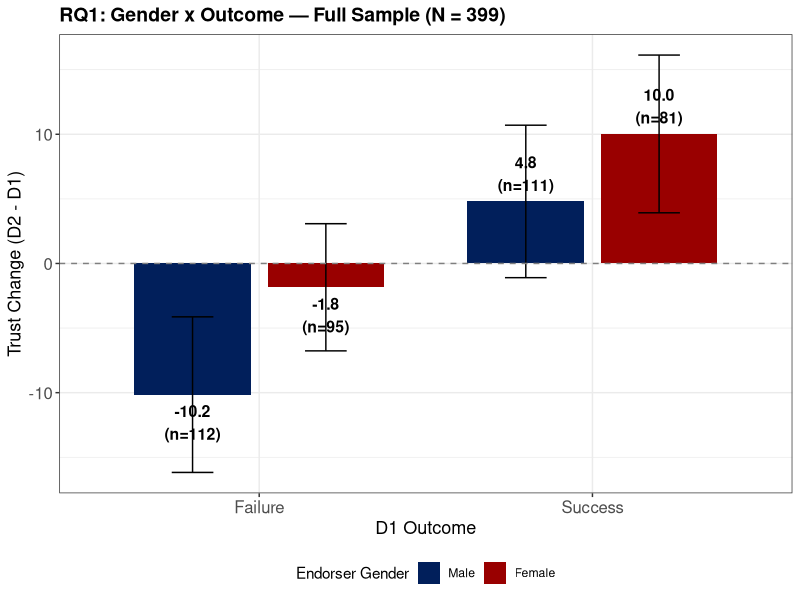
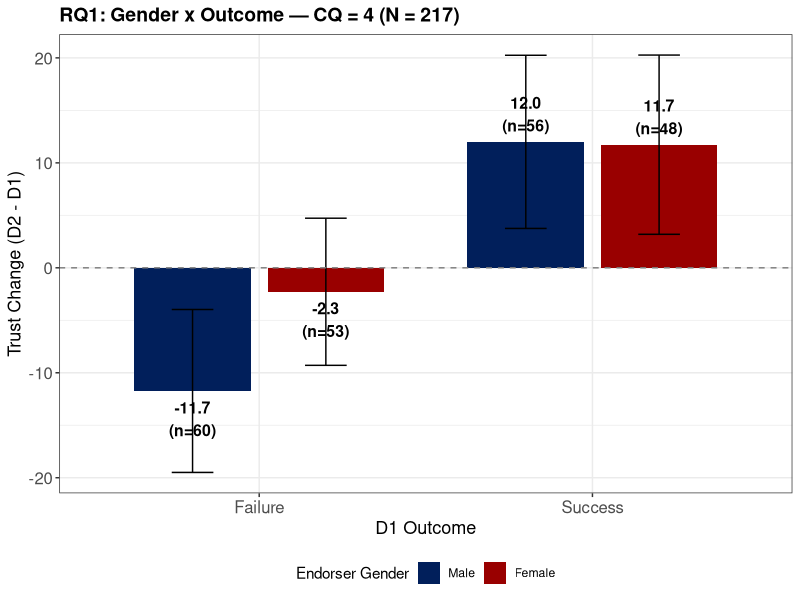
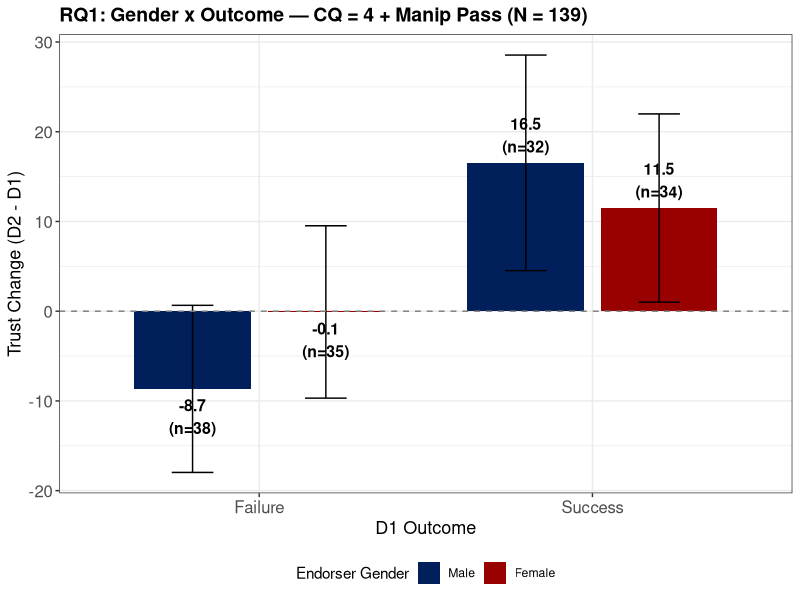
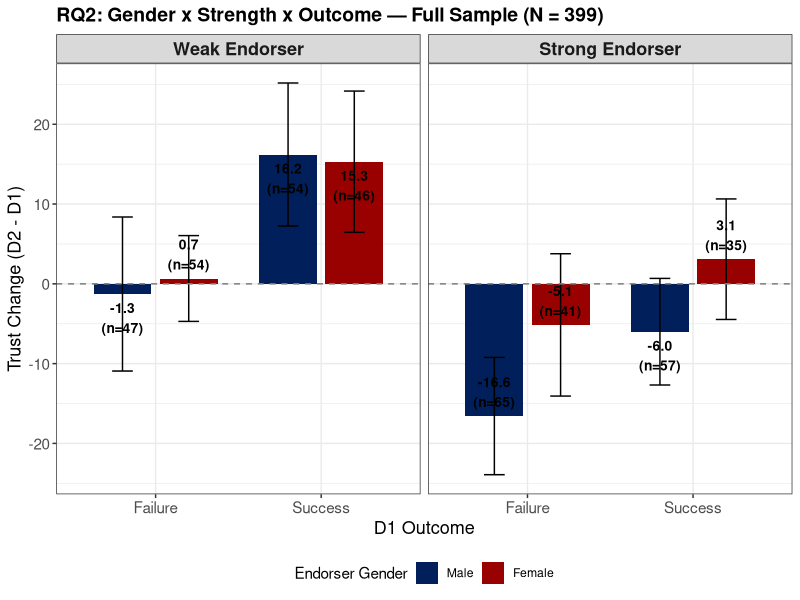
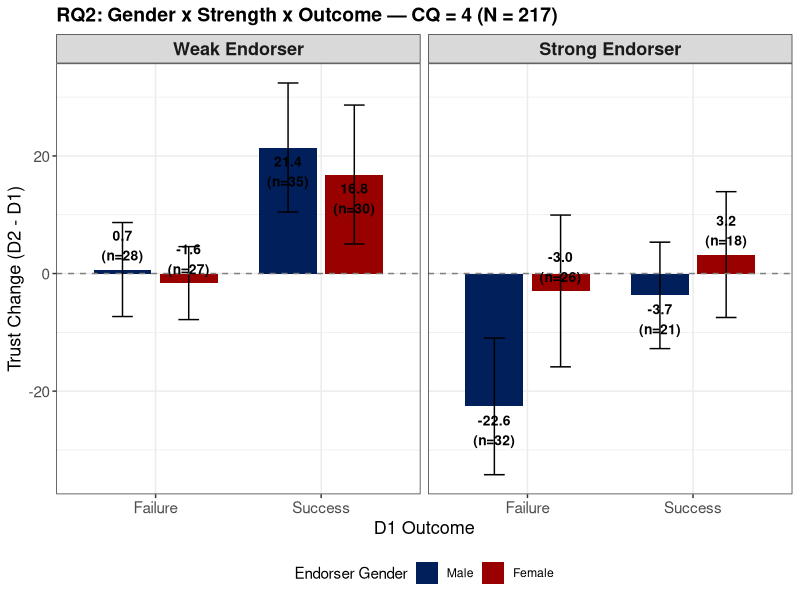
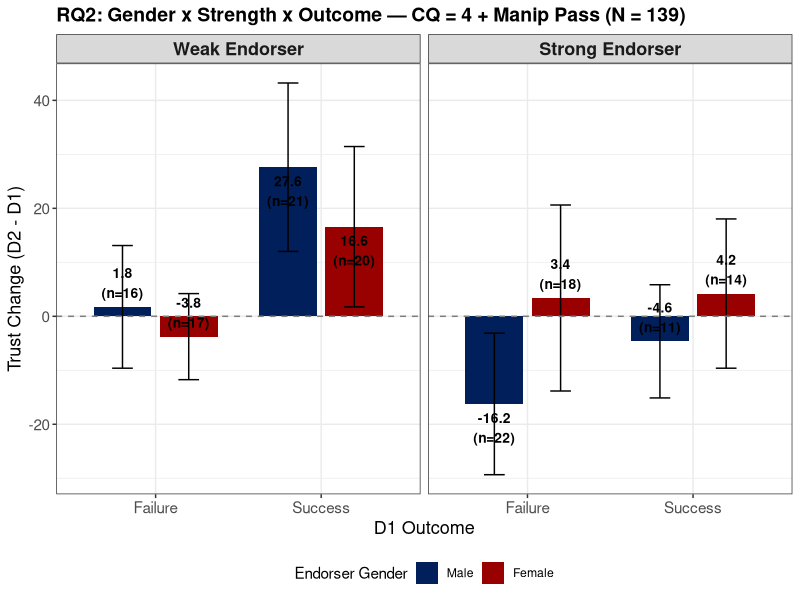

The R source for these figures, in order:
## ---- chunk 1
rm(list = ls())
knitr::opts_chunk$set(
  echo = FALSE, message = FALSE, warning = FALSE,
  fig.width = 10, fig.height = 5.5, fig.pos = "H"
)
library(dplyr)
library(tidyr)
library(ggplot2)
library(knitr)
library(car)
library(broom)
library(gridExtra)

NAVY <- "#011F5B"
RED  <- "#990000"
set.seed(42)
## ---- chunk 2
d <- read.csv("study_data_clean.csv", stringsAsFactors = FALSE) %>%
  mutate(
    endorser_gender_f = factor(endorser_gender, levels = c("Male", "Female")),
    outcome_f = factor(outcome, levels = c("Failure", "Success")),
    strength_f = factor(strength_cond, levels = c("weak", "strong")),
    trust_change = as.numeric(trust_change)
  )

# Three subsamples
s1 <- d                                          # Full
s2 <- d %>% filter(cq_score == 4)                # CQ = 4
s3 <- d %>% filter(best_participant == 1)         # CQ = 4 + Manip pass

samples <- list(
  list(data = s1, label = sprintf("Full Sample (N = %d)", nrow(s1))),
  list(data = s2, label = sprintf("CQ = 4 (N = %d)", nrow(s2))),
  list(data = s3, label = sprintf("CQ = 4 + Manip Pass (N = %d)", nrow(s3)))
)
## ---- chunk 3
tibble(
  Sample = c("Full", "CQ = 4", "CQ = 4 + Manip Pass"),
  N = c(nrow(s1), nrow(s2), nrow(s3)),
  `Mean D1` = c(mean(s1$trust_d1), mean(s2$trust_d1), mean(s3$trust_d1)),
  `Mean D2` = c(mean(s1$trust_d2), mean(s2$trust_d2), mean(s3$trust_d2)),
  `Mean Change` = c(mean(s1$trust_change), mean(s2$trust_change), mean(s3$trust_change)),
  `SD Change` = c(sd(s1$trust_change), sd(s2$trust_change), sd(s3$trust_change)),
  `No Change %` = c(mean(s1$trust_change == 0), mean(s2$trust_change == 0),
                     mean(s3$trust_change == 0)) * 100
) %>%
  kable(digits = 1, caption = "DV descriptives by sample", booktabs = TRUE)
## ---- chunk 4
plot_rq1 <- function(dat, title_label) {
  pd <- dat %>%
    group_by(endorser_gender_f, outcome_f) %>%
    summarise(m = mean(trust_change), se = sd(trust_change) / sqrt(n()),
              n = n(), .groups = "drop")

  ggplot(pd, aes(x = outcome_f, y = m, fill = endorser_gender_f)) +
    geom_bar(stat = "identity", position = position_dodge(0.8), width = 0.7) +
    geom_errorbar(aes(ymin = m - 1.96 * se, ymax = m + 1.96 * se),
                  position = position_dodge(0.8), width = 0.25) +
    geom_hline(yintercept = 0, linetype = "dashed", color = "gray50") +
    geom_text(aes(label = sprintf("%.1f\n(n=%d)", m, n)),
              position = position_dodge(0.8),
              vjust = ifelse(pd$m > 0, -0.3, 1.3),
              size = 4, fontface = "bold") +
    scale_fill_manual(values = c("Male" = NAVY, "Female" = RED)) +
    labs(title = title_label, x = "D1 Outcome",
         y = "Trust Change (D2 - D1)", fill = "Endorser Gender") +
    theme_bw() +
    theme(legend.position = "bottom",
          plot.title = element_text(size = 14, face = "bold"),
          axis.text = element_text(size = 12),
          axis.title = element_text(size = 13))
}

plot_rq1(s1, sprintf("RQ1: Gender x Outcome — Full Sample (N = %d)", nrow(s1)))
## ---- chunk 5
summary(lm(trust_change ~ endorser_gender_f * outcome_f, data = s1))
## ---- chunk 6
plot_rq1(s2, sprintf("RQ1: Gender x Outcome — CQ = 4 (N = %d)", nrow(s2)))
## ---- chunk 7
summary(lm(trust_change ~ endorser_gender_f * outcome_f, data = s2))
## ---- chunk 8
plot_rq1(s3, sprintf("RQ1: Gender x Outcome — CQ = 4 + Manip Pass (N = %d)", nrow(s3)))
## ---- chunk 9
summary(lm(trust_change ~ endorser_gender_f * outcome_f, data = s3))
## ---- chunk 10
rq1_row <- function(dat, label) {
  m <- lm(trust_change ~ endorser_gender_f * outcome_f, data = dat)
  cs <- summary(m)$coefficients
  ix_row <- "endorser_gender_fFemale:outcome_fSuccess"
  # Cell means
  mf <- mean(dat$trust_change[dat$endorser_gender == "Male" & dat$outcome == "Failure"])
  ms <- mean(dat$trust_change[dat$endorser_gender == "Male" & dat$outcome == "Success"])
  ff <- mean(dat$trust_change[dat$endorser_gender == "Female" & dat$outcome == "Failure"])
  fs <- mean(dat$trust_change[dat$endorser_gender == "Female" & dat$outcome == "Success"])
  tibble(
    Sample = label, N = nrow(dat),
    `Male Fail` = mf, `Male Suc` = ms, `Male Range` = ms - mf,
    `Fem Fail` = ff, `Fem Suc` = fs, `Fem Range` = fs - ff,
    `Interaction b` = cs[ix_row, "Estimate"],
    `p` = cs[ix_row, "Pr(>|t|)"],
    `d` = cs[ix_row, "Estimate"] / sd(dat$trust_change)
  )
}

bind_rows(
  rq1_row(s1, "Full"),
  rq1_row(s2, "CQ = 4"),
  rq1_row(s3, "CQ=4 + Manip")
) %>%
  kable(digits = c(0, 0, 1, 1, 1, 1, 1, 1, 2, 3, 3),
        caption = "RQ1: Gender x Outcome across samples", booktabs = TRUE)
## ---- chunk 11
plot_rq2 <- function(dat, title_label) {
  pd <- dat %>%
    group_by(endorser_gender_f, outcome_f, strength_f) %>%
    summarise(m = mean(trust_change), se = sd(trust_change) / sqrt(n()),
              n = n(), .groups = "drop")

  ggplot(pd, aes(x = outcome_f, y = m, fill = endorser_gender_f)) +
    geom_bar(stat = "identity", position = position_dodge(0.8), width = 0.7) +
    geom_errorbar(aes(ymin = m - 1.96 * se, ymax = m + 1.96 * se),
                  position = position_dodge(0.8), width = 0.25) +
    geom_hline(yintercept = 0, linetype = "dashed", color = "gray50") +
    geom_text(aes(label = sprintf("%.1f\n(n=%d)", m, n)),
              position = position_dodge(0.8),
              vjust = ifelse(pd$m > 0, -0.3, 1.3),
              size = 3.5, fontface = "bold") +
    facet_wrap(~ strength_f, nrow = 1,
               labeller = labeller(strength_f = c("weak" = "Weak Endorser",
                                                   "strong" = "Strong Endorser"))) +
    scale_fill_manual(values = c("Male" = NAVY, "Female" = RED)) +
    labs(title = title_label, x = "D1 Outcome",
         y = "Trust Change (D2 - D1)", fill = "Endorser Gender") +
    theme_bw() +
    theme(legend.position = "bottom",
          plot.title = element_text(size = 14, face = "bold"),
          strip.text = element_text(size = 13, face = "bold"),
          axis.text = element_text(size = 11),
          axis.title = element_text(size = 13))
}

plot_rq2(s1, sprintf("RQ2: Gender x Strength x Outcome — Full Sample (N = %d)", nrow(s1)))
## ---- chunk 12
summary(lm(trust_change ~ endorser_gender_f * strength_f * outcome_f, data = s1))
## ---- chunk 13
plot_rq2(s2, sprintf("RQ2: Gender x Strength x Outcome — CQ = 4 (N = %d)", nrow(s2)))
## ---- chunk 14
summary(lm(trust_change ~ endorser_gender_f * strength_f * outcome_f, data = s2))
## ---- chunk 15
plot_rq2(s3, sprintf("RQ2: Gender x Strength x Outcome — CQ = 4 + Manip Pass (N = %d)", nrow(s3)))
## ---- chunk 16
summary(lm(trust_change ~ endorser_gender_f * strength_f * outcome_f, data = s3))
## ---- chunk 17
rq2_row <- function(dat, label) {
  cells <- dat %>%
    group_by(endorser_gender_f, strength_f, outcome_f) %>%
    summarise(m = mean(trust_change), n = n(), .groups = "drop") %>%
    pivot_wider(names_from = outcome_f, values_from = c(m, n))

  cells %>%
    mutate(
      Sample = label,
      Range = m_Success - m_Failure
    ) %>%
    select(Sample, Gender = endorser_gender_f, Strength = strength_f,
           Failure = m_Failure, `n Fail` = n_Failure,
           Success = m_Success, `n Suc` = n_Success,
           Range)
}

bind_rows(
  rq2_row(s1, "Full"),
  rq2_row(s2, "CQ = 4"),
  rq2_row(s3, "CQ=4+Manip")
) %>%
  kable(digits = 1,
        caption = "RQ2: Outcome range (Success - Failure) by Gender x Strength across samples",
        booktabs = TRUE)
## ---- chunk 18
rq2_ix <- function(dat, label) {
  m <- lm(trust_change ~ endorser_gender_f * strength_f * outcome_f, data = dat)
  cs <- summary(m)$coefficients
  gs_row <- "endorser_gender_fFemale:strength_fstrong"
  three_row <- "endorser_gender_fFemale:strength_fstrong:outcome_fSuccess"
  tibble(
    Sample = label, N = nrow(dat),
    `Gender x Strength b` = cs[gs_row, "Estimate"],
    `G x S p` = cs[gs_row, "Pr(>|t|)"],
    `3-Way b` = cs[three_row, "Estimate"],
    `3-Way p` = cs[three_row, "Pr(>|t|)"]
  )
}

bind_rows(
  rq2_ix(s1, "Full"),
  rq2_ix(s2, "CQ = 4"),
  rq2_ix(s3, "CQ=4 + Manip")
) %>%
  kable(digits = c(0, 0, 2, 3, 2, 3),
        caption = "RQ2: Key interaction coefficients across samples", booktabs = TRUE)
